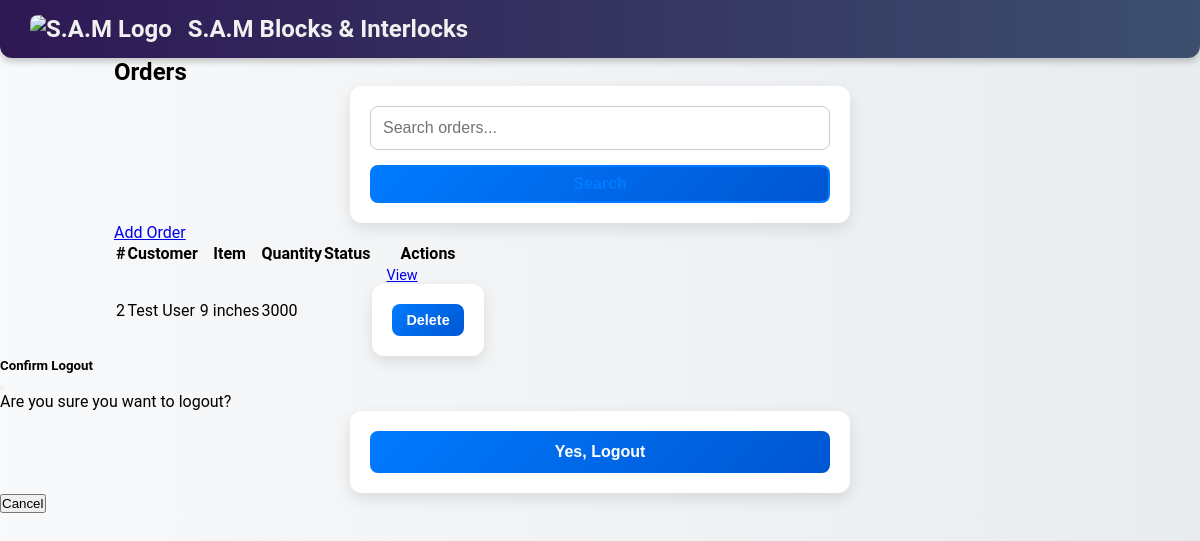
The page /orders on the database its author committed.
### tables this page shows
CREATE TABLE orders (
    id INTEGER PRIMARY KEY AUTOINCREMENT,
    customer_id INTEGER NOT NULL,
    item_type TEXT NOT NULL,  -- Add this column
    qty INTEGER NOT NULL,
    order_date TEXT DEFAULT CURRENT_TIMESTAMP,
    FOREIGN KEY (customer_id) REFERENCES customers(id)
);

CREATE TABLE customers (
    id INTEGER PRIMARY KEY,
    name TEXT NOT NULL,
    email TEXT NOT NULL UNIQUE,
    phone TEXT,
    password TEXT NOT NULL
, role TEXT DEFAULT "Customer");

### app.py (the view)
@app.route('/orders')
def list_orders():
    db = get_db()
    orders = db.execute('''
        SELECT orders.id, customers.name AS customer_name, orders.item_type, orders.qty
        FROM orders        JOIN customers ON orders.customer_id = customers.id
    ''').fetchall()
    return render_template('orders/list.html', orders=orders)

### app.py (called while the page is built)
def get_db():
    db = getattr(g, '_database', None)
    if db is None:
        db = g._database = sqlite3.connect(app.config['DATABASE'])
        db.row_factory = sqlite3.Row
    return db

@app.before_request
def restrict_access():
    if 'user_id' in session and session.get('role') != 'Admin':
        restricted_routes = ['/materials/add', '/orders/<int:order_id>/delete']
        if request.path in restricted_routes:
            flash('You do not have permission to access this page.', 'danger')
            return redirect(url_for('index'))

### templates/orders/list.html (shortened to what this page needs)
{% extends "index.html" %}
{% block content %}
<div class="container mt-5">
    <h2 class="text-center text-primary">Orders</h2>
    <div class="d-flex justify-content-between mb-3">
        <form class="d-flex" method="GET" action="{{ url_for('search') }}">
            <input class="form-control me-2" type="search" name="q" placeholder="Search orders..." aria-label="Search">
            <button class="btn btn-outline-primary" type="submit">Search</button>
        </form>
        <a href="{{ url_for('add_order') }}" class="btn btn-success">Add Order</a>
    </div>
    <table class="table table-hover">
        <thead class="table-primary">
            <tr>
                <th>#</th>
                <th>Customer</th>
                <th>Item</th>
                <th>Quantity</th>
                <th>Status</th>
                <th>Actions</th>
            </tr>
        </thead>
        <tbody>
            {% for order in orders %}
            <tr>
                <td>{{ order.id }}</td>
                <td>{{ order.customer_name }}</td>
                <td>{{ order.item_type }}</td>
                <td>{{ order.qty }}</td>
                <td>
                </td>
                <td>
                    <a href="{{ url_for('view_order', order_id=order.id) }}" class="btn btn-info btn-sm">View</a>
                    <form method="POST" action="{{ url_for('delete_order', order_id=order.id) }}" class="d-inline">
                        <button type="submit" class="btn btn-danger btn-sm">Delete</button>
                    </form>
                </td>
            </tr>
            {% endfor %}
        </tbody>
    </table>
</div>
{% endblock %}

### static/style.css (style rules this page uses)
* { box-sizing: border-box; margin: 0; padding: 0; }
body { font-family: 'Segoe UI', sans-serif; background: url("/static/256aabfebe249b11cb06c4040b00ac7f.jpg") no-repeat center center fixed; background-size: cover; padding: 0; }
.container { width: 90%; max-width: 1200px; margin: auto; }
.form-control { border-radius: 10px; padding: 12px; border: 1px solid #ccc; }
.btn-outline-primary { border: 2px solid #007bff; border-radius: 8px; color: #007bff; padding: 8px 18px; font-weight: bold; }
form { max-width: 500px; margin: 0 auto; padding: 20px; background: #fff; border-radius: 12px; box-shadow: 0 6px 15px rgba(0,0,0,0.1); }
form .form-control { width: 100%; padding: 12px; margin-bottom: 15px; border: 1px solid #ccc; border-radius: 8px; font-size: 1rem; transition: border 0.3s ease, box-shadow 0.3s ease; }
form button { width: 100%; padding: 12px; border-radius: 8px; border: none; background: linear-gradient(135deg, #007bff, #0056d2); color: #fff; font-size: 1rem; font-weight: bold; cursor: pointer; transition: background 0.3s ease, transform 0.2s ease; }
.btn-sm { padding: 8px 14px; font-size: 0.9rem; }

### templates/base.html (style rules this page uses)
body { background: linear-gradient(to right, #f8f9fa, #e9ecef); font-family: 'Roboto', sans-serif; }
.btn { transition: background-color 0.2s ease-in-out, transform 0.2s ease-in-out; }

### rows shown on the page
orders: id "2", customer_name "Test User", item_type "9 inches", qty "3000"
